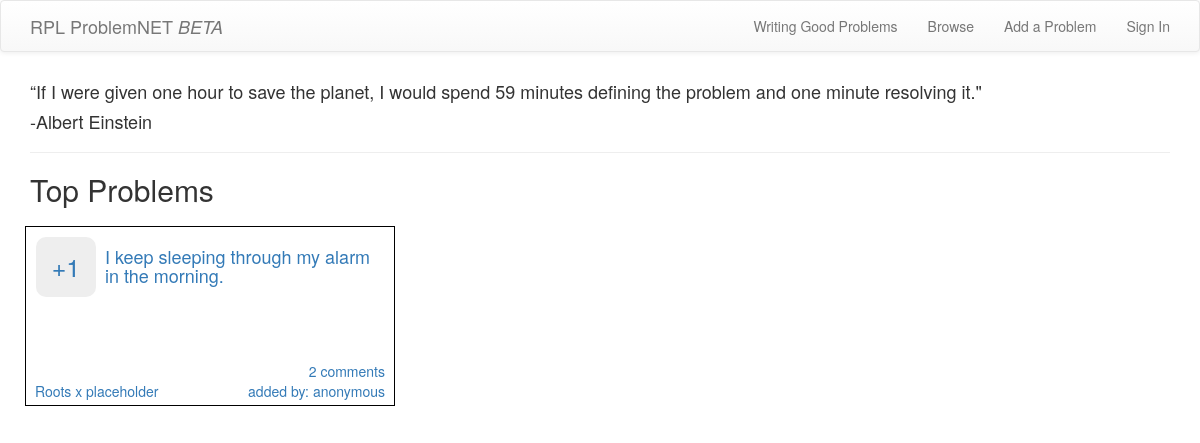
The page / on the database its author committed.
### problems/models.py (models this page shows, shortened)
class Problem(models.Model):
    author = models.ForeignKey(User)
    anonymous_author = models.BooleanField(default=False)
    problem = models.ForeignKey('self',related_name='problems', null=True)
    text = models.TextField()
    create_date = models.DateTimeField(default=timezone.now)
    upvotes = models.ManyToManyField(User, related_name='upvotes')
    downvotes = models.ManyToManyField(User, related_name='downvotes')
    in_response_to = models.TextField()
    def overall_votes(self):
        def recursive_upvotes(problem):
            upvotelist = self.upvotes.all()
            if problem.problems:
                for p in problem.problems.all():
                    upvotelist = list(set(list(upvotelist) + list(p.upvotes.all())))
                    upvotelist = list(set(list(upvotelist) + list(recursive_upvotes(p))))
            return upvotelist
        def recursive_downvotes(problem):
            downvotelist = self.downvotes.all()
            if problem.problems:
                for p in problem.problems.all():
                    downvotelist = list(set(list(downvotelist) + list(p.downvotes.all())))
                    downvotelist = list(set(list(downvotelist) + list(recursive_downvotes(p))))
            return downvotelist
        return len(recursive_upvotes(self)) - len(recursive_downvotes(self))
    def total_votes(self):
        return self.upvotes.count() - self.downvotes.count()

### problems/views.py (the view)
# urls.py: url(r'^$', views.index_topsix, name='home'),
def index_topsix(request):
    problems = models.Problem.objects.all()
    x = []
    for problem in problems:
        x.append((problem, problem.total_votes()))
    x = sorted(x, key=itemgetter(1), reverse=True)
    if len(x) >=9:
        x = x[:9]
    else:
        pass
    problems=x
    return render(request,'sitewide/index.html',{'problems':problems})

### templates/sitewide/index.html
{% extends "sitewide/base.html" %}
{% block content %}
  <h4>“If I were given one hour to save the planet, I would spend 59 minutes defining the problem and one minute resolving it."</h4>
  <h4>-Albert Einstein</h4>
  <hr>
  <h2>Top Problems</h2>
  <div class="row">
  {% for problem in problems %}
    {% if not problem.0.problem %}
      <div class="col-lg-4 col-md-4 col-sm-6 box index_problemdiv">
        <a href="{% url 'problems:problem_detail' pk=problem.0.pk %}">
          <div class="index_problemborder">
            <div class="index_overall_votes table_parent">
              <div class="table_child">{%if problem.0.overall_votes > 0 %}+{%endif%}{{problem.0.overall_votes}}</div>
            </div>
              <div class="index_problemdescription">
                <h4>{{problem.0.text}}</h4>
                <div class="index_problemauthor">
                  {{problem.0.comments.count}} comments
                  <br>
                  added by: {% if problem.0.anonymous_author %}anonymous{% else %}{{problem.0.author}}{%endif%}
                </div>
                  <div class="index_problemwhys">
                    Roots x placeholder
                  </div>
              </div>
          </div>
        </a>
      </div>
    {% endif %}
  {% endfor %}
  </div>
{% endblock %}

### problems/static/css/style.css (style rules this page uses)
.box { height: 200px; }
.table_parent { display: table; }
.table_child { display: table-cell; vertical-align: middle; }
div.index_overall_votes { width: 60px; height: 60px; background-color: #eee; display: inline-block; border-radius: 10px; margin-left: 10px; text-align: center; }
div.index_overall_votes div { height: 60px; width: 60px; font-size: 25px; }
div.index_problemdiv { padding: 10px; }
div.index_problemborder { border: 1px solid black; height: 100%; width: 100%; padding: 10px; padding-left: 0px; }
div.index_problemdescription { width: calc(100% - 80px); display: inline-block; vertical-align: top; margin-left: 5px; }
div.index_problemauthor { text-align: right; position: absolute; right: 20px; bottom: 15px; }
div.index_problemwhys { text-align: left; position: absolute; left: 20px; bottom: 15px; }

### rows shown on the page
Problem: id.problem_id "1", text "I keep sleeping through my alarm in the morning.", id "2", anonymous_author "anonymous"
